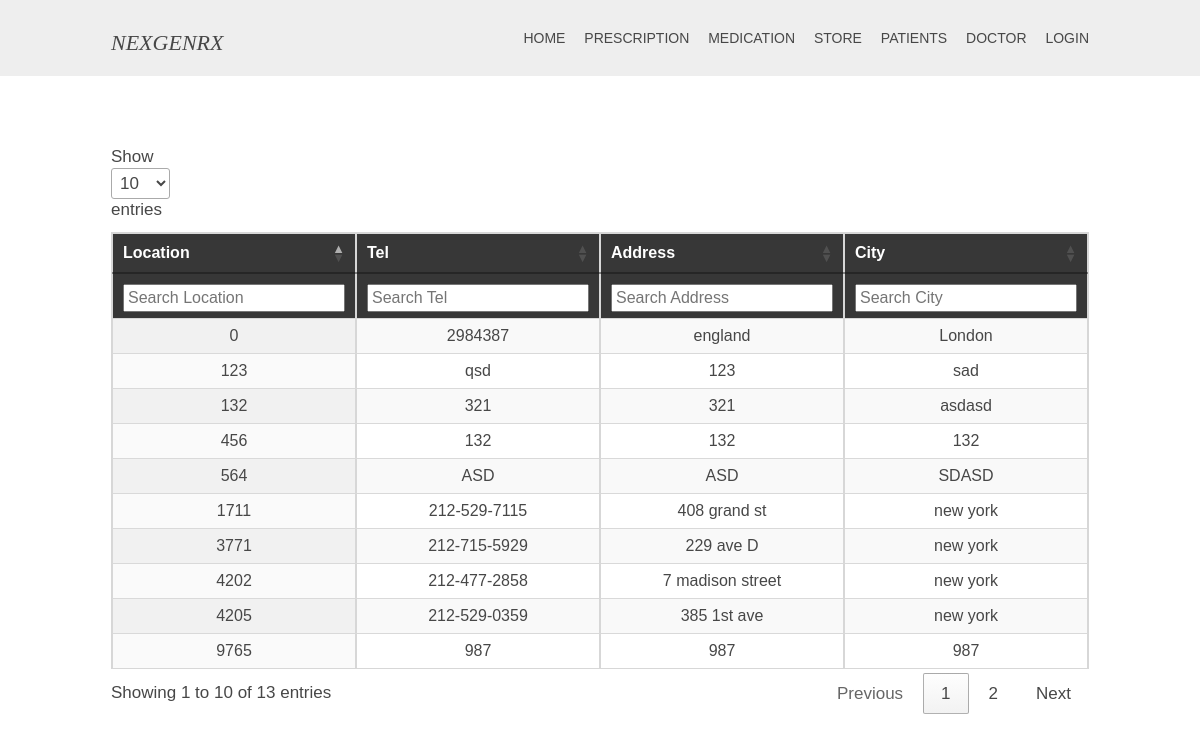
Screenshot of /Store.php with the database file from the repository.
### tables this page shows
CREATE TABLE `store` (
  `storeID` bigint(20) UNSIGNED NOT NULL,
  `prescriptionID` varchar(55) NOT NULL,
  `storePhone` varchar(25) NOT NULL,
  `storeAddress` varchar(100) NOT NULL,
  `city` varchar(25) NOT NULL
);

### Store.php (the view, shortened to what this page needs)
<?php require('conn.php');?>
<html>
<head>
  <link href="https://cdn.datatables.net/1.10.16/css/jquery.dataTables.min.css" rel="stylesheet" />
<?php include 'header.php'; ?>
<div class="wrapper row3 pad-top">
  <main class="hoc container clear">
<table id="example" class="display" style="width:100%">
	        <tfoot>
            <tr>
                <th>Location</th>
                <th>Tel</th>
                <th>Address</th>
                <th>City</th>
            </tr>
        </tfoot>
        <thead>
            <tr>
                <th>Location</th>
                <th>Tel</th>
                <th>Address</th>
                <th>City</th>
            </tr>
        </thead>
        <tbody>
					<?php
					$query="SELECT * FROM store";
					$r=mysqli_query($con,$query);
					while($fetch=mysqli_fetch_array($r))
					{
					?>
					<tr>
						<td style="text-align:center;"><?php echo $fetch['storeID']?></td>
						<td style="text-align:center;"><?php echo $fetch['storePhone']?></td>
						<td style="text-align:center;"><?php echo $fetch['storeAddress']?></td>
						<td style="text-align:center;"><?php echo $fetch['city']?></td>
						</tr>
					<?php
					}
					?>
        </tbody>
    </table>
 </body>
</body>
</html>

### layout/styles/layout.css (style rules this page uses)
.container { padding:80px 0; }
*, *::before, *::after { transition:all .3s ease-in-out; }
table, th, td { border:1px solid; border-collapse:collapse; vertical-align:top; }
table, th { table-layout:auto; }
table { width:100%; margin-bottom:15px; }
th, td { padding:5px 8px; }
td { border-width:0 1px; }
body { color:#474747; background-color:#FFFFFF; }
.row3 { color:#474747; background-color:#FFFFFF; }
table, th, td, #comments .avatar, #comments input, #comments textarea { border-color:#D7D7D7; }
th { color:#FFFFFF; background-color:#373737; }
tr, #comments li, #comments input[type="submit"], #comments input[type="reset"] { color:inherit; background-color:#FBFBFB; }
tr:nth-child(even), #comments li:nth-child(even) { color:inherit; background-color:#F7F7F7; }
@media screen and (min-width:978px) { .hoc { max-width:978px; } }

### layout/main.css (style rules this page uses)
.pad-top { padding-top: 50px; font-size: 17px; }
.container { padding:10px 0px !important; }
tfoot { display: table-row-group; }

### layout/styles/framework.css (style rules this page uses)
html { overflow-y:scroll; overflow-x:hidden; }
html, body { margin:0; padding:0; font-size:14px; line-height:1.6em; }
*, *::before, *::after { box-sizing:border-box; }
.clear, .group { display:block; }
.clear::before, .clear::after, .group::before, .group::after { display:table; content:""; }
.clear, .clear::after, .group, .group::after { clear:both; }
body, input, textarea, select { font-family:Verdana, Geneva, sans-serif; }
.wrapper { display:block; width:100%; margin:0; padding:0; text-align:left; word-wrap:break-word; }
.hoc { display:block; margin:0 auto; }
address, article, aside, figcaption, figure, footer, header, main, nav, section { display:block; margin:0; padding:0; }

### rows the page displays
store: storeID "0", storePhone "2984387", storeAddress "england", city "London"
store: storeID "123", storePhone "qsd", storeAddress "123", city "sad"
store: storeID "132", storePhone "321", storeAddress "321", city "asdasd"
store: storeID "456", storePhone "132", storeAddress "132", city "132"
store: storeID "564", storePhone "ASD", storeAddress "ASD", city "SDASD"
store: storeID "1711", storePhone "212-529-7115", storeAddress "408 grand st", city "new york"
store: storeID "3771", storePhone "212-715-5929", storeAddress "229 ave D", city "new york"
store: storeID "4202", storePhone "212-477-2858", storeAddress "7 madison street", city "new york"
store: storeID "4205", storePhone "212-529-0359", storeAddress "385 1st ave", city "new york"
store: storeID "9765", storePhone "987", storeAddress "987", city "987"
